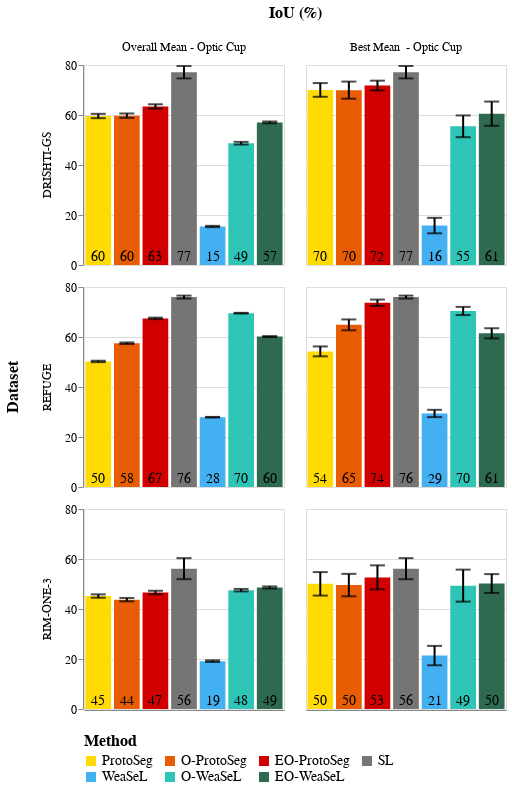

Source (notebook cell):
### Code cell
compose_bar_chart(
    [
        (cup_comparison_df, "Overall Mean - Optic Cup"),
        (best_cup_comparison_df, "Best Mean  - Optic Cup"),
    ],
    (0, 80),
)

### Figure 1 — Vega specification as saved in the notebook (floating-point values rounded to 4 significant figures)
{"$schema": "https://vega.github.io/schema/vega/v5.json", "data": [{"name": "source_0", "values": [{"dataset": "DRISHTI-GS", "method": "EO-ProtoSeg", "iou": 63.42, "iou_std": 15.54, "iou_count": 1250, "iou_std_err": 0.4395, "iou_low": 62.56, "iou_high": 64.28, "iou_type": "Overall Mean - Optic Cup", "shot": null, "sparsity_mode": null, "sparsity_value": null, "iou_ref": null}, {"dataset": "DRISHTI-GS", "method": "EO-WeaSeL", "iou": 57.05, "iou_std": 6.485, "iou_count": 1250, "iou_std_err": 0.1834, "iou_low": 56.69, "iou_high": 57.41, "iou_type": "Overall Mean - Optic Cup", "shot": null, "sparsity_mode": null, "sparsity_value": null, "iou_ref": null}, {"dataset": "DRISHTI-GS", "method": "O-ProtoSeg", "iou": 59.73, "iou_std": 15.94, "iou_count": 1250, "iou_std_err": 0.4509, "iou_low": 58.85, "iou_high": 60.61, "iou_type": "Overall Mean - Optic Cup", "shot": null, "sparsity_mode": null, "sparsity_value": null, "iou_ref": null}, {"dataset": "DRISHTI-GS", "method": "O-WeaSeL", "iou": 48.72, "iou_std": 9.543, "iou_count": 1250, "iou_std_err": 0.2699, "iou_low": 48.19, "iou_high": 49.25, "iou_type": "Overall Mean - Optic Cup", "shot": null, "sparsity_mode": null, "sparsity_value": null, "iou_ref": null}, {"dataset": "DRISHTI-GS", "method": "ProtoSeg", "iou": 59.6, "iou_std": 15.68, "iou_count": 1250, "iou_std_err": 0.4436, "iou_low": 58.73, "iou_high": 60.47, "iou_type": "Overall Mean - Optic Cup", "shot": null, "sparsity_mode": null, "sparsity_value": null, "iou_ref": null}, {"dataset": "DRISHTI-GS", "method": "SL", "iou": 77.12, "iou_std": 12.78, "iou_count": 102, "iou_std_err": 1.265, "iou_low": 74.64, "iou_high": 79.6, "iou_type": "Overall Mean - Optic Cup", "shot": null, "sparsity_mode": null, "sparsity_value": null, "iou_ref": null}, {"dataset": "DRISHTI-GS", "method": "WeaSeL", "iou": 15.39, "iou_std": 4.726, "iou_count": 1250, "iou_std_err": 0.1337, "iou_low": 15.13, "iou_high": 15.66, "iou_type": "Overall Mean - Optic Cup", "shot": null, "sparsity_mode": null, "sparsity_value": null, "iou_ref": null}, {"dataset": "REFUGE", "method": "EO-ProtoSeg", "iou": 67.44, "iou_std": 15.49, "iou_count": 10000, "iou_std_err": 0.1549, "iou_low": 67.14, "iou_high": 67.75, "iou_type": "Overall Mean - Optic Cup", "shot": null, "sparsity_mode": null, "sparsity_value": null, "iou_ref": null}, {"dataset": "REFUGE", "method": "EO-WeaSeL", "iou": 60.18, "iou_std": 9.803, "iou_count": 10000, "iou_std_err": 0.09803, "iou_low": 59.99, "iou_high": 60.37, "iou_type": "Overall Mean - Optic Cup", "shot": null, "sparsity_mode": null, "sparsity_value": null, "iou_ref": null}, {"dataset": "REFUGE", "method": "O-ProtoSeg", "iou": 57.5, "iou_std": 15.84, "iou_count": 10000, "iou_std_err": 0.1584, "iou_low": 57.19, "iou_high": 57.82, "iou_type": "Overall Mean - Optic Cup", "shot": null, "sparsity_mode": null, "sparsity_value": null, "iou_ref": null}, {"dataset": "REFUGE", "method": "O-WeaSeL", "iou": 69.52, "iou_std": 7.023, "iou_count": 10000, "iou_std_err": 0.07023, "iou_low": 69.38, "iou_high": 69.66, "iou_type": "Overall Mean - Optic Cup", "shot": null, "sparsity_mode": null, "sparsity_value": null, "iou_ref": null}, {"dataset": "REFUGE", "method": "ProtoSeg", "iou": 50.22, "iou_std": 14.89, "iou_count": 10000, "iou_std_err": 0.1489, "iou_low": 49.93, "iou_high": 50.51, "iou_type": "Overall Mean - Optic Cup", "shot": null, "sparsity_mode": null, "sparsity_value": null, "iou_ref": null}, {"dataset": "REFUGE", "method": "SL", "iou": 75.96, "iou_std": 10.49, "iou_count": 1200, "iou_std_err": 0.3029, "iou_low": 75.37, "iou_high": 76.56, "iou_type": "Overall Mean - Optic Cup", "shot": null, "sparsity_mode": null, "sparsity_value": null, "iou_ref": null}, {"dataset": "REFUGE", "method": "WeaSeL", "iou": 27.91, "iou_std": 6.579, "iou_count": 10000, "iou_std_err": 0.06579, "iou_low": 27.78, "iou_high": 28.04, "iou_type": "Overall Mean - Optic Cup", "shot": null, "sparsity_mode": null, "sparsity_value": null, "iou_ref": null}, {"dataset": "RIM-ONE-3", "method": "EO-ProtoSeg", "iou": 46.59, "iou_std": 13.8, "iou_count": 1500, "iou_std_err": 0.3564, "iou_low": 45.9, "iou_high": 47.29, "iou_type": "Overall Mean - Optic Cup", "shot": null, "sparsity_mode": null, "sparsity_value": null, "iou_ref": null}, {"dataset": "RIM-ONE-3", "method": "EO-WeaSeL", "iou": 48.61, "iou_std": 8.04, "iou_count": 1500, "iou_std_err": 0.2076, "iou_low": 48.21, "iou_high": 49.02, "iou_type": "Overall Mean - Optic Cup", "shot": null, "sparsity_mode": null, "sparsity_value": null, "iou_ref": null}, {"dataset": "RIM-ONE-3", "method": "O-ProtoSeg", "iou": 43.74, "iou_std": 13.3, "iou_count": 1500, "iou_std_err": 0.3434, "iou_low": 43.07, "iou_high": 44.41, "iou_type": "Overall Mean - Optic Cup", "shot": null, "sparsity_mode": null, "sparsity_value": null, "iou_ref": null}, {"dataset": "RIM-ONE-3", "method": "O-WeaSeL", "iou": 47.53, "iou_std": 9.815, "iou_count": 1500, "iou_std_err": 0.2534, "iou_low": 47.03, "iou_high": 48.02, "iou_type": "Overall Mean - Optic Cup", "shot": null, "sparsity_mode": null, "sparsity_value": null, "iou_ref": null}, {"dataset": "RIM-ONE-3", "method": "ProtoSeg", "iou": 45.18, "iou_std": 13.26, "iou_count": 1500, "iou_std_err": 0.3423, "iou_low": 44.5, "iou_high": 45.85, "iou_type": "Overall Mean - Optic Cup", "shot": null, "sparsity_mode": null, "sparsity_value": null, "iou_ref": null}, {"dataset": "RIM-ONE-3", "method": "SL", "iou": 56.12, "iou_std": 23.56, "iou_count": 120, "iou_std_err": 2.151, "iou_low": 51.91, "iou_high": 60.34, "iou_type": "Overall Mean - Optic Cup", "shot": null, "sparsity_mode": null, "sparsity_value": null, "iou_ref": null}, {"dataset": "RIM-ONE-3", "method": "WeaSeL", "iou": 19.14, "iou_std": 6.477, "iou_count": 1500, "iou_std_err": 0.1672, "iou_low": 18.82, "iou_high": 19.47, "iou_type": "Overall Mean - Optic Cup", "shot": null, "sparsity_mode": null, "sparsity_value": null, "iou_ref": null}, {"dataset": "DRISHTI-GS", "method": "EO-ProtoSeg", "iou": 71.78, "iou_std": 3.144, "iou_count": 10, "iou_std_err": 0.9943, "iou_low": 69.83, "iou_high": 73.73, "iou_type": "Best Mean  - Optic Cup", "shot": 15.0, "sparsity_mode": "point", "sparsity_value": 50.0, "iou_ref": 79.29}, {"dataset": "DRISHTI-GS", "method": "EO-WeaSeL", "iou": 60.52, "iou_std": 7.824, "iou_count": 10, "iou_std_err": 2.474, "iou_low": 55.67, "iou_high": 65.37, "iou_type": "Best Mean  - Optic Cup", "shot": 5.0, "sparsity_mode": "grid", "sparsity_value": 0.5, "iou_ref": 73.74}, {"dataset": "DRISHTI-GS", "method": "O-ProtoSeg", "iou": 69.94, "iou_std": 5.516, "iou_count": 10, "iou_std_err": 1.744, "iou_low": 66.52, "iou_high": 73.36, "iou_type": "Best Mean  - Optic Cup", "shot": 20.0, "sparsity_mode": "region", "sparsity_value": 1.0, "iou_ref": 78.34}, {"dataset": "DRISHTI-GS", "method": "O-WeaSeL", "iou": 55.47, "iou_std": 7.017, "iou_count": 10, "iou_std_err": 2.219, "iou_low": 51.12, "iou_high": 59.82, "iou_type": "Best Mean  - Optic Cup", "shot": 1.0, "sparsity_mode": "region", "sparsity_value": 0.5, "iou_ref": 67.77}, {"dataset": "DRISHTI-GS", "method": "ProtoSeg", "iou": 70.02, "iou_std": 4.43, "iou_count": 10, "iou_std_err": 1.401, "iou_low": 67.28, "iou_high": 72.77, "iou_type": "Best Mean  - Optic Cup", "shot": 20.0, "sparsity_mode": "region", "sparsity_value": 1.0, "iou_ref": 78.21}, {"dataset": "DRISHTI-GS", "method": "SL", "iou": 77.12, "iou_std": 12.78, "iou_count": 102, "iou_std_err": 1.265, "iou_low": 74.64, "iou_high": 79.6, "iou_type": "Best Mean  - Optic Cup", "shot": null, "sparsity_mode": null, "sparsity_value": null, "iou_ref": 85.02}, {"dataset": "DRISHTI-GS", "method": "WeaSeL", "iou": 15.77, "iou_std": 4.992, "iou_count": 10, "iou_std_err": 1.578, "iou_low": 12.68, "iou_high": 18.87, "iou_type": "Best Mean  - Optic Cup", "shot": 20.0, "sparsity_mode": "region", "sparsity_value": 0.5, "iou_ref": 41.95}, {"dataset": "REFUGE", "method": "EO-ProtoSeg", "iou": 73.7, "iou_std": 5.789, "iou_count": 80, "iou_std_err": 0.6473, "iou_low": 72.43, "iou_high": 74.97, "iou_type": "Best Mean  - Optic Cup", "shot": 20.0, "sparsity_mode": "region", "sparsity_value": 0.75, "iou_ref": 80.96}, {"dataset": "REFUGE", "method": "EO-WeaSeL", "iou": 61.47, "iou_std": 9.296, "iou_count": 80, "iou_std_err": 1.039, "iou_low": 59.43, "iou_high": 63.51, "iou_type": "Best Mean  - Optic Cup", "shot": 20.0, "sparsity_mode": "grid", "sparsity_value": 0.25, "iou_ref": 73.79}, {"dataset": "REFUGE", "method": "O-ProtoSeg", "iou": 64.85, "iou_std": 9.91, "iou_count": 80, "iou_std_err": 1.108, "iou_low": 62.68, "iou_high": 67.02, "iou_type": "Best Mean  - Optic Cup", "shot": 20.0, "sparsity_mode": "region", "sparsity_value": 0.5, "iou_ref": 75.93}, {"dataset": "REFUGE", "method": "O-WeaSeL", "iou": 70.41, "iou_std": 7.453, "iou_count": 80, "iou_std_err": 0.8333, "iou_low": 68.77, "iou_high": 72.04, "iou_type": "Best Mean  - Optic Cup", "shot": 20.0, "sparsity_mode": "grid", "sparsity_value": 0.25, "iou_ref": 78.28}, {"dataset": "REFUGE", "method": "ProtoSeg", "iou": 54.25, "iou_std": 9.024, "iou_count": 80, "iou_std_err": 1.009, "iou_low": 52.27, "iou_high": 56.22, "iou_type": "Best Mean  - Optic Cup", "shot": 20.0, "sparsity_mode": "contour", "sparsity_value": 1.0, "iou_ref": 68.88}, {"dataset": "REFUGE", "method": "SL", "iou": 75.96, "iou_std": 10.49, "iou_count": 1200, "iou_std_err": 0.3029, "iou_low": 75.37, "iou_high": 76.56, "iou_type": "Best Mean  - Optic Cup", "shot": null, "sparsity_mode": null, "sparsity_value": null, "iou_ref": 83.07}, {"dataset": "REFUGE", "method": "WeaSeL", "iou": 29.41, "iou_std": 6.661, "iou_count": 80, "iou_std_err": 0.7448, "iou_low": 27.95, "iou_high": 30.87, "iou_type": "Best Mean  - Optic Cup", "shot": 20.0, "sparsity_mode": "grid", "sparsity_value": 0.25, "iou_ref": 50.45}, {"dataset": "RIM-ONE-3", "method": "EO-ProtoSeg", "iou": 52.65, "iou_std": 8.511, "iou_count": 12, "iou_std_err": 2.457, "iou_low": 47.83, "iou_high": 57.46, "iou_type": "Best Mean  - Optic Cup", "shot": 20.0, "sparsity_mode": "skeleton", "sparsity_value": 0.1, "iou_ref": 66.52}, {"dataset": "RIM-ONE-3", "method": "EO-WeaSeL", "iou": 50.19, "iou_std": 6.653, "iou_count": 12, "iou_std_err": 1.921, "iou_low": 46.43, "iou_high": 53.96, "iou_type": "Best Mean  - Optic Cup", "shot": 5.0, "sparsity_mode": "region", "sparsity_value": 0.75, "iou_ref": 63.31}, {"dataset": "RIM-ONE-3", "method": "O-ProtoSeg", "iou": 49.57, "iou_std": 7.939, "iou_count": 12, "iou_std_err": 2.292, "iou_low": 45.07, "iou_high": 54.06, "iou_type": "Best Mean  - Optic Cup", "shot": 15.0, "sparsity_mode": "point", "sparsity_value": 13.0, "iou_ref": 66.32}, {"dataset": "RIM-ONE-3", "method": "O-WeaSeL", "iou": 49.35, "iou_std": 11.3, "iou_count": 12, "iou_std_err": 3.263, "iou_low": 42.95, "iou_high": 55.74, "iou_type": "Best Mean  - Optic Cup", "shot": 10.0, "sparsity_mode": "grid", "sparsity_value": 0.5, "iou_ref": 61.68}, {"dataset": "RIM-ONE-3", "method": "ProtoSeg", "iou": 50.06, "iou_std": 8.307, "iou_count": 12, "iou_std_err": 2.398, "iou_low": 45.36, "iou_high": 54.77, "iou_type": "Best Mean  - Optic Cup", "shot": 10.0, "sparsity_mode": "region", "sparsity_value": 0.25, "iou_ref": 66.26}, {"dataset": "RIM-ONE-3", "method": "SL", "iou": 56.12, "iou_std": 23.56, "iou_count": 120, "iou_std_err": 2.151, "iou_low": 51.91, "iou_high": 60.34, "iou_type": "Best Mean  - Optic Cup", "shot": null, "sparsity_mode": null, "sparsity_value": null, "iou_ref": 73.53}, {"dataset": "RIM-ONE-3", "method": "WeaSeL", "iou": 21.37, "iou_std": 6.852, "iou_count": 12, "iou_std_err": 1.978, "iou_low": 17.49, "iou_high": 25.24, "iou_type": "Best Mean  - Optic Cup", "shot": 15.0, "sparsity_mode": "skeleton", "sparsity_value": 0.5, "iou_ref": 41.42}]}, {"name": "column_domain", "values": [{"iou_type": "Overall Mean - Optic Cup", "count": 21}, {"iou_type": "Best Mean  - Optic Cup", "count": 21}]}, {"name": "row_domain", "values": [{"dataset": "DRISHTI-GS", "count": 14}, {"dataset": "REFUGE", "count": 14}, {"dataset": "RIM-ONE-3", "count": 14}]}, {"name": "data_1"}, {"name": "data_2"}, {"name": "data_3"}, {"name": "data_5"}, {"name": "data_6"}, {"name": "data_1_x_domain_method_0", "values": [{"method": "EO-ProtoSeg", "sort_field": 2.0}, {"method": "EO-WeaSeL", "sort_field": 6.0}, {"method": "O-ProtoSeg", "sort_field": 1.0}, {"method": "O-WeaSeL", "sort_field": 5.0}, {"method": "ProtoSeg", "sort_field": 0.0}, {"method": "SL", "sort_field": 3.0}, {"method": "WeaSeL", "sort_field": 4.0}]}, {"name": "data_3_x_domain_method_1", "values": [{"method": "EO-ProtoSeg", "sort_field": 2.0}, {"method": "EO-WeaSeL", "sort_field": 6.0}, {"method": "O-ProtoSeg", "sort_field": 1.0}, {"method": "O-WeaSeL", "sort_field": 5.0}, {"method": "ProtoSeg", "sort_field": 0.0}, {"method": "SL", "sort_field": 3.0}, {"method": "WeaSeL", "sort_field": 4.0}]}], "signals": [{"name": "child_width", "value": 200}, {"name": "child_height", "value": 200}], "marks": [{"type": "group", "name": "row-title", "title": {"text": "Dataset", "fontSize": 16, "orient": "left", "offset": 10, "style": "guide-title"}, "role": "row-title"}, {"type": "group", "name": "column-title", "title": {"text": "IoU (%)", "fontSize": 16, "offset": 10, "style": "guide-title"}, "role": "column-title"}, {"type": "group", "name": "row_header", "from": {"data": "row_domain"}, "sort": {"field": "datum[\"dataset\"]", "order": "ascending"}, "encode": {"update": {"height": {"signal": "child_height"}}}, "axes": [{"scale": "y", "orient": "left", "labelOverlap": true, "tickCount": {"signal": "ceil(child_height/40)"}, "zindex": 0, "grid": false}], "title": {"text": {"signal": "isValid(parent[\"dataset\"]) ? parent[\"dataset\"] : \"\"+parent[\"dataset\"]"}, "style": "guide-label", "orient": "left", "frame": "group", "offset": 10, "fontSize": 12}, "role": "row-header"}, {"type": "group", "name": "column_header", "from": {"data": "column_domain"}, "sort": {"field": "datum[\"iou_type\"]", "order": "descending"}, "encode": {"update": {"width": {"signal": "child_width"}}}, "title": {"text": {"signal": "isValid(parent[\"iou_type\"]) ? parent[\"iou_type\"] : \"\"+parent[\"iou_type\"]"}, "style": "guide-label", "frame": "group", "offset": 10, "fontSize": 12}, "role": "column-header"}, {"type": "group", "name": "column_footer", "from": {"data": "column_domain"}, "sort": {"field": "datum[\"iou_type\"]", "order": "descending"}, "encode": {"update": {"width": {"signal": "child_width"}}}, "axes": [{"scale": "x", "labelAngle": 270, "grid": false, "ticks": false, "labelBaseline": "middle", "labelAlign": "right", "labels": false, "zindex": 0, "orient": "bottom"}], "role": "column-footer"}, {"type": "group", "name": "cell", "from": {"facet": {"data": "source_0", "name": "facet", "groupby": ["dataset", "iou_type"], "aggregate": {"cross": true}}}, "sort": {"field": ["datum[\"dataset\"]", "datum[\"iou_type\"]"], "order": ["ascending", "descending"]}, "encode": {"update": {"height": {"signal": "child_height"}, "width": {"signal": "child_width"}}}, "data": [{"name": "data_0", "source": "facet", "transform": [{"type": "formula", "expr": "datum[\"method\"]===\"ProtoSeg\" ? 0 : datum[\"method\"]===\"O-ProtoSeg\" ? 1 : datum[\"method\"]===\"EO-ProtoSeg\" ? 2 : datum[\"method\"]===\"SL\" ? 3 : datum[\"method\"]===\"WeaSeL\" ? 4 : datum[\"method\"]===\"O-WeaSeL\" ? 5 : datum[\"method\"]===\"EO-WeaSeL\" ? 6 : 7", "as": "x_method_sort_index"}, {"type": "project", "fields": ["iou", "method"]}]}, {"name": "data_1", "source": "data_0", "transform": [{"type": "stack", "field": "iou", "groupby": ["method"], "sort": {"field": [], "order": []}, "as": ["iou_start", "iou_end"], "offset": "zero"}, {"type": "filter", "expr": "isValid(datum[\"iou\"]) && isFinite(+datum[\"iou\"])"}, {"type": "project", "fields": ["iou_end", "iou_start", "method"]}]}, {"name": "data_2", "source": "facet", "transform": [{"type": "formula", "expr": "datum[\"iou_high\"]", "as": "upper_iou_low"}, {"type": "formula", "expr": "datum[\"iou_low\"]", "as": "lower_iou_low"}, {"type": "formula", "expr": "datum[\"method\"]===\"ProtoSeg\" ? 0 : datum[\"method\"]===\"O-ProtoSeg\" ? 1 : datum[\"method\"]===\"EO-ProtoSeg\" ? 2 : datum[\"method\"]===\"SL\" ? 3 : datum[\"method\"]===\"WeaSeL\" ? 4 : datum[\"method\"]===\"O-WeaSeL\" ? 5 : datum[\"method\"]===\"EO-WeaSeL\" ? 6 : 7", "as": "x_method_sort_index"}, {"type": "formula", "expr": "datum[\"method\"]===\"ProtoSeg\" ? 0 : datum[\"method\"]===\"O-ProtoSeg\" ? 1 : datum[\"method\"]===\"EO-ProtoSeg\" ? 2 : datum[\"method\"]===\"SL\" ? 3 : datum[\"method\"]===\"WeaSeL\" ? 4 : datum[\"method\"]===\"O-WeaSeL\" ? 5 : datum[\"method\"]===\"EO-WeaSeL\" ? 6 : 7", "as": "tooltip_method_sort_index"}, {"type": "project", "fields": ["lower_iou_low", "method", "upper_iou_low"]}]}, {"name": "data_4", "source": "data_2", "transform": [{"type": "filter", "expr": "isValid(datum[\"lower_iou_low\"]) && isFinite(+datum[\"lower_iou_low\"])"}, {"type": "project", "fields": ["lower_iou_low", "method", "upper_iou_low"]}]}, {"name": "data_5", "source": "data_2", "transform": [{"type": "filter", "expr": "isValid(datum[\"upper_iou_low\"]) && isFinite(+datum[\"upper_iou_low\"])"}, {"type": "project", "fields": ["lower_iou_low", "method", "upper_iou_low"]}]}], "marks": [{"type": "rect", "name": "child_layer_0_marks", "from": {"data": "data_1"}, "encode": {"update": {"x": {"field": "method", "scale": "x"}, "y2": {"field": "iou_start", "scale": "y"}, "width": {"signal": "max(0.25, bandwidth('x'))"}, "fill": {"field": "method", "scale": "color"}, "y": {"field": "iou_end", "scale": "y"}}}, "style": ["bar"]}, {"type": "rect", "name": "child_layer_1_layer_0_marks", "from": {"data": "data_4"}, "encode": {"update": {"width": {"value": 15}, "fill": {"value": "black"}, "height": {"value": 2}, "tooltip": {"signal": "{\"iou_high\": format(datum[\"upper_iou_low\"], \"\"), \"iou_low\": format(datum[\"lower_iou_low\"], \"\"), \"method\": isValid(datum[\"method\"]) ? datum[\"method\"] : \"\"+datum[\"method\"]}"}, "opacity": {"value": 0.7}, "xc": {"field": "method", "scale": "x", "band": 0.5}, "yc": {"field": "lower_iou_low", "scale": "y"}}}, "style": ["tick", "errorbar-ticks"], "aria": false}, {"type": "rect", "name": "child_layer_1_layer_1_marks", "from": {"data": "data_5"}, "encode": {"update": {"xc": {"field": "method", "scale": "x", "band": 0.5}, "opacity": {"value": 0.7}, "width": {"value": 15}, "height": {"value": 2}, "fill": {"value": "black"}, "yc": {"field": "upper_iou_low", "scale": "y"}, "tooltip": {"signal": "{\"iou_high\": format(datum[\"upper_iou_low\"], \"\"), \"iou_low\": format(datum[\"lower_iou_low\"], \"\"), \"method\": isValid(datum[\"method\"]) ? datum[\"method\"] : \"\"+datum[\"method\"]}"}}}, "style": ["tick", "errorbar-ticks"], "aria": false}, {"type": "rule", "name": "child_layer_1_layer_2_marks", "from": {"data": "data_4"}, "encode": {"update": {"y2": {"field": "upper_iou_low", "scale": "y"}, "y": {"field": "lower_iou_low", "scale": "y"}, "stroke": {"value": "black"}, "strokeWidth": {"value": 2}, "tooltip": {"signal": "{\"iou_high\": format(datum[\"upper_iou_low\"], \"\"), \"iou_low\": format(datum[\"lower_iou_low\"], \"\"), \"method\": isValid(datum[\"method\"]) ? datum[\"method\"] : \"\"+datum[\"method\"]}"}, "x": {"field": "method", "scale": "x", "band": 0.5}}}, "style": ["rule", "errorbar-rule"]}, {"type": "text", "name": "child_layer_2_marks", "from": {"data": "data_0"}, "encode": {"update": {"fill": {"value": "black"}, "dy": {"value": 85}, "fontSize": {"value": 14}, "text": {"signal": "format(datum[\"iou\"], \".0f\")"}, "align": {"value": "center"}, "x": {"field": "method", "scale": "x", "band": 0.5}, "baseline": {"value": "top"}, "y": {"signal": "child_height", "mult": 0.5}}}, "style": ["text"]}], "axes": [{"scale": "y", "tickCount": {"signal": "ceil(child_height/40)"}, "maxExtent": 0, "orient": "left", "ticks": false, "grid": true, "labels": false, "aria": false, "minExtent": 0, "domain": false, "zindex": 0, "gridScale": "x"}], "style": "cell"}], "scales": [{"name": "x", "type": "band", "domain": {"fields": [{"data": "data_1_x_domain_method_0", "field": "method"}, {"data": "data_3_x_domain_method_1", "field": "method"}], "sort": {"op": "max", "field": "sort_field"}}, "range": [0, {"signal": "child_width"}], "paddingInner": 0.1, "paddingOuter": 0.05}, {"name": "y", "type": "linear", "domain": [0, 80], "range": [{"signal": "child_height"}, 0], "clamp": true, "zero": true}, {"name": "color", "type": "ordinal", "domain": ["ProtoSeg", "O-ProtoSeg", "EO-ProtoSeg", "SL", "WeaSeL", "O-WeaSeL", "EO-WeaSeL"], "range": ["#ffda03", "#e85d04", "#d00000", "#757575", "#43b0f1", "#2ec4b6", "#2d6a4f"]}], "config": {"axis": {"labelFontSize": 12, "titleFontSize": 16}, "legend": {"labelFontSize": 14, "titleFontSize": 16}}, "legends": [{"columns": 4, "direction": "horizontal", "orient": "bottom", "title": "Method", "titleAnchor": "start", "fill": "color", "symbolType": "square"}], "background": "white", "padding": 5, "layout": {"padding": 20, "offset": {"rowTitle": 10, "columnTitle": 10}, "columns": {"signal": "length(data('column_domain'))"}, "bounds": "full", "align": "all"}}
